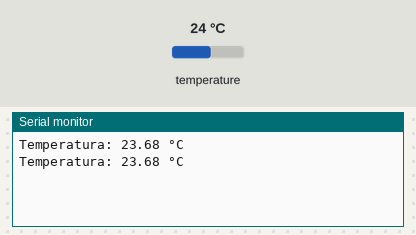
Recording of a sketch running on a simulated Arduino Uno, built with avr-gcc and run on an emulated ATmega328P. Parts: the last lines printed to the serial monitor. Inputs (shaded band) come from the test bench; at power-on: temperature 24 °C.

Above: at 3.3 s.
3.4 s: temperature set to 12 °C
At 5.4 s:
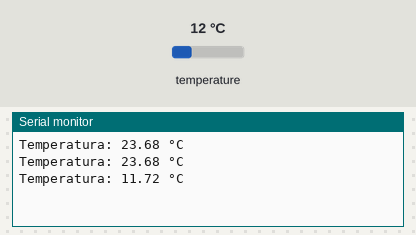
5.9 s: temperature set to 19 °C
At 6.7 s:
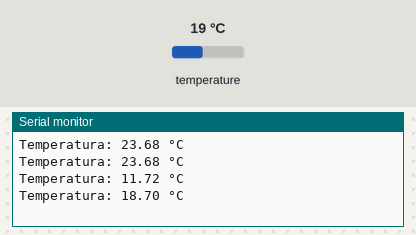
Timing chart, 0 to 8.9 s (numbered marks = the images above; inputs shaded):
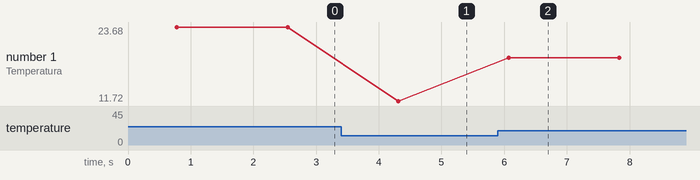

The sketch:

arduino_dsb18b20.ino
```cpp
#include <OneWire.h>
#include <DallasTemperature.h>

// Pino onde o sensor está conectado
#define ONE_WIRE_BUS 2 // Altere para o pino correto do seu Arduino
OneWire oneWire(ONE_WIRE_BUS);
DallasTemperature sensors(&oneWire);

void setup() {
  Serial.begin(9600);
  sensors.begin();
}

void loop() {
  sensors.requestTemperatures();

  float temperaturaCelsius = sensors.getTempCByIndex(0);
  float tempcorr = 0.9964 * temperaturaCelsius - 0.2338;

  if (temperaturaCelsius != DEVICE_DISCONNECTED_C) {
    Serial.print("Temperatura: ");
    Serial.print(tempcorr);
    Serial.println(" °C");
  } else {
    Serial.println("Erro ao ler o sensor de temperatura!");
  }
  delay(1000);
}
```

Measured:
- after the input at 3.4 s, the serial monitor: prints a new line after 0.91 s (image 1)
- after the input at 5.9 s, the serial monitor: prints a new line after 0.17 s (image 2)
- plotted number 1: 23.68 → 11.72 after the input at 3.4 s, 11.72 → 18.7 after the input at 5.9 s
